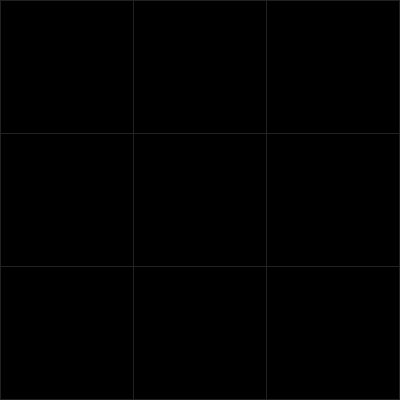
Frame 1 (no input)
Frame 60 (the mouse pressed at the canvas centre just before this capture): identical to frame 1, image omitted
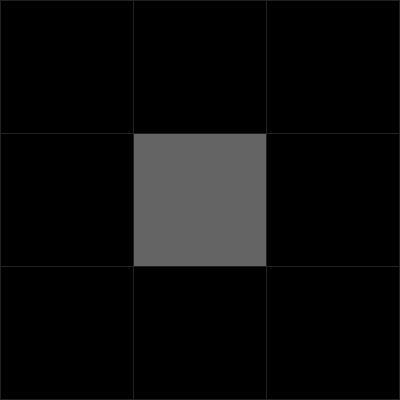
Frame 120 (the mouse held since frame 60 and released just before this capture)

The Processing sketch that drew these frames (run headless with seeded random() and noise(); from frame 60 on, the mouse is pressed at the canvas centre):

// Processing sketch: processing_119769
// ── processing_119769.pde

// Learning Processing Exercise 13-10. A tic-tac-toe stub.

final int ROWS = 3;
final int COLS = 3;

Cell[][] board = new Cell[ROWS][COLS];

void setup() {
  size(400, 400);
  for (int i = 0; i < ROWS; ++i) {
    for (int j = 0; j < COLS; ++j) {
      board[i][j] = new Cell(j * width / COLS, i * height / ROWS, width / COLS, height / ROWS);
    }
  }
}

void draw() {
  background(0);
  for (int i = 0; i < ROWS; ++i) {
    for (int j = 0; j < COLS; ++j) {
      board[i][j].display();
    }
  }
}

void mousePressed() {
  board[(int)map(mouseY, 0, height, 0, 3)][(int)map(mouseX, 0, height, 0, 3)].activate();
}

class Cell {

  float x, y;
  float w, h;
  int state;

  Cell(float x, float y, float w, float h) {
    this.x = x;
    this.y = y;
    this.w = w;
    this.h = h;
    this.state = 0;
  }

  void activate() {
    state = 1;
  }

  void display() {
    stroke(33);
    fill(state * 100);
    rect(x, y, w, h);
  }

}
